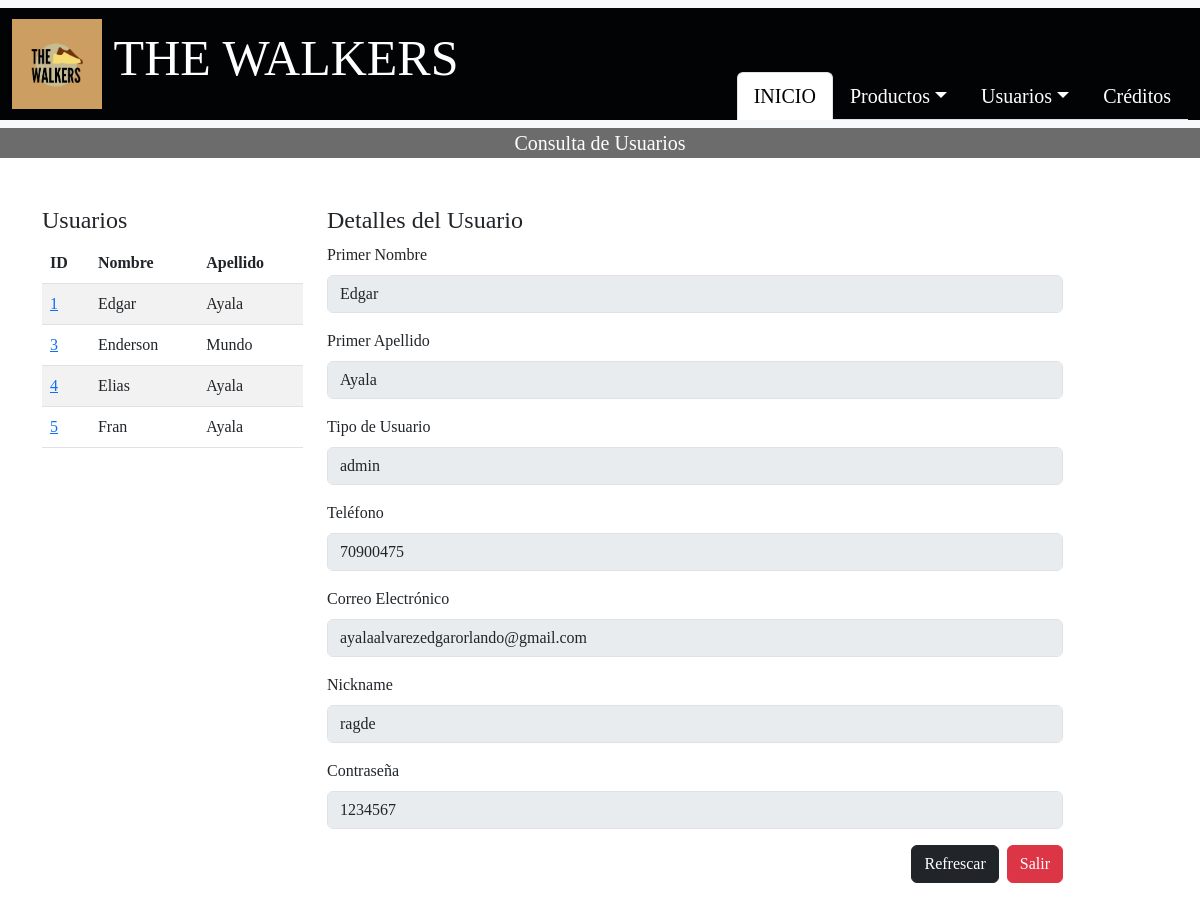
The app's page /Administrador/admin/CRUD_USUARIOS/consultar_usuarios.php?cod_usuario=1 (signed in) with its own data.
### tables this page shows
CREATE TABLE `usuario` (
  `cod_usuario` int(11) NOT NULL,
  `primer_nombre` varchar(50) NOT NULL,
  `primer_apellido` varchar(50) NOT NULL,
  `tipo_usuario` varchar(50) NOT NULL,
  `telefono_usuario` int(8) NOT NULL,
  `correo_usuario` varchar(100) NOT NULL,
  `nick_name` varchar(50) NOT NULL,
  `contraseña` varchar(20) NOT NULL
);

### Administrador/admin/CRUD_USUARIOS/consultar_usuarios.php (the view, shortened to what this page needs)
<?php
include '../../conexionBD.php';
$query_usuarios = "SELECT cod_usuario, primer_nombre, primer_apellido, tipo_usuario FROM usuario LIMIT 20";
$result_usuarios = $conn->query($query_usuarios);
$usuario = null;
if (isset($_GET['cod_usuario'])) {
    $cod_usuario = $_GET['cod_usuario'];
    $query = "SELECT primer_nombre, primer_apellido, tipo_usuario, telefono_usuario, correo_usuario, nick_name, contraseña FROM usuario WHERE cod_usuario = ?";
    $stmt = $conn->prepare($query);
    $stmt->bind_param('i', $cod_usuario);
    $stmt->execute();
    $result = $stmt->get_result();
    $usuario = $result->fetch_assoc();
}
?>
<!DOCTYPE html>
<html lang="es">
<head>
    <link href="https://cdn.jsdelivr.net/npm/bootstrap@5.3.0/dist/css/bootstrap.min.css" rel="stylesheet">
</head>
<body style="font-family: 'Franklin Gothic Medium', 'cursive';">
    <nav class="navbar bg-body-tertiary">
        <div class="container-fluid fixed-width-container" style="background-color: #020304; font-family: 'Franklin Gothic Medium';">
            <a class="navbar-brand" href="#" style="background-color: #020304; color: white; font-size: 50px;">
                <img src="../../imagenes/001-Index/Logos/Logo.png" alt="Logo" width="90" height="90" class="d-inline-block align-text-center" style="background-color: #CC9E61;">
                THE WALKERS
            </a>
            <ul class="nav nav-tabs" style="margin-top: 4rem; font-size: 20px;">
                <li class="nav-item"><a class="nav-link active" aria-current="page" href="../../admin.php">INICIO</a></li>
                <li class="nav-item dropdown">
                    <a class="nav-link dropdown-toggle" data-bs-toggle="dropdown" href="#" role="button" aria-expanded="false" style="color: white;">Productos</a>
                </li>
                <li class="nav-item dropdown">
                    <a class="nav-link dropdown-toggle" data-bs-toggle="dropdown" href="#" role="button" aria-expanded="false" style="color: white;">Usuarios</a>
                </li>
                <li class="nav-item"><a class="nav-link" href="../../../Administrador/creditos/creditos.html" style="color: white;">Créditos</a></li>
            </ul>
        </div>
    </nav>
    <p class="fs-5 text-center" style="margin-top: 0px; color: white; background-color: #6c6c6c; font-family: 'Franklin Gothic Medium', 'cursive';">Consulta de Usuarios</p>
    <div class="container mt-5">
        <div class="row">
            <div class="col-md-3 table-container">
                <h4>Usuarios</h4>
                <div class="user-table">
                    <table class="table table-striped">
                        <thead>
                            <tr>
                                <th>ID</th>
                                <th>Nombre</th>
                                <th>Apellido</th>
                            </tr>
                        </thead>
                        <tbody>
                            <?php while ($row = $result_usuarios->fetch_assoc()) { ?>
                            <tr>
                                <td><a href="?cod_usuario=<?php echo $row['cod_usuario']; ?>"><?php echo $row['cod_usuario']; ?></a></td>
                                <td><?php echo $row['primer_nombre']; ?></td>
                                <td><?php echo $row['primer_apellido']; ?></td>
                            </tr>
                            <?php } ?>
                        </tbody>
                    </table>
                </div>
            </div>
            <div class="col-md-8">
                <h4>Detalles del Usuario</h4>
                <?php if ($usuario) { ?>
                <form>
                    <div class="mb-3">
                        <label class="form-label">Primer Nombre</label>
                        <input type="text" class="form-control" value="<?php echo $usuario['primer_nombre']; ?>" disabled>
                    </div>
                    <div class="mb-3">
                        <label class="form-label">Primer Apellido</label>
                        <input type="text" class="form-control" value="<?php echo $usuario['primer_apellido']; ?>" disabled>
                    </div>
                    <div class="mb-3">
                        <label class="form-label">Tipo de Usuario</label>
                        <input type="text" class="form-control" value="<?php echo $usuario['tipo_usuario']; ?>" disabled>
                    </div>
                    <div class="mb-3">
                        <label class="form-label">Teléfono</label>
                        <input type="text" class="form-control" value="<?php echo $usuario['telefono_usuario']; ?>" disabled>
                    </div>
                    <div class="mb-3">
                        <label class="form-label">Correo Electrónico</label>
                        <input type="email" class="form-control" value="<?php echo $usuario['correo_usuario']; ?>" disabled>
                    </div>
                    <div class="mb-3">
                        <label class="form-label">Nickname</label>
                        <input type="text" class="form-control" value="<?php echo $usuario['nick_name']; ?>" disabled>
                    </div>
                    <div class="mb-3">
                        <label class="form-label">Contraseña</label>
                        <input type="text" class="form-control" value="<?php echo $usuario['contraseña']; ?>" disabled>
                    </div>
                    <div class="d-flex justify-content-end">
                        <button type="button" class="btn btn-dark me-2" onclick="window.location.reload();">Refrescar</button>
                        <a href="../Administrador/index.html" class="btn btn-danger">Salir</a>
                    </div>
                </form>
                <?php } else { ?>
                    <p>Selecciona un usuario para ver sus datos.</p>
                <?php } ?>
            </div>
        </div>
    </div>
    <br><br><br>
</body>
</html>

### Administrador/admin/CRUD_USUARIOS/consultar_usuarios.php (style rules this page uses)
.user-table { max-height: 400px; overflow-y: auto; }
.table-container { margin-bottom: 20px; }

### records on screen
usuario: cod_usuario "1", primer_nombre "Edgar", primer_apellido "Ayala", tipo_usuario "admin", telefono_usuario "70900475", correo_usuario "ayalaalvarezedgarorlando@gmail.com", nick_name "ragde", contraseña "1234567"
usuario: cod_usuario "3", primer_nombre "Enderson", primer_apellido "Mundo"
usuario: cod_usuario "4", primer_nombre "Elias", primer_apellido "Ayala"
usuario: cod_usuario "5", primer_nombre "Fran", primer_apellido "Ayala"
